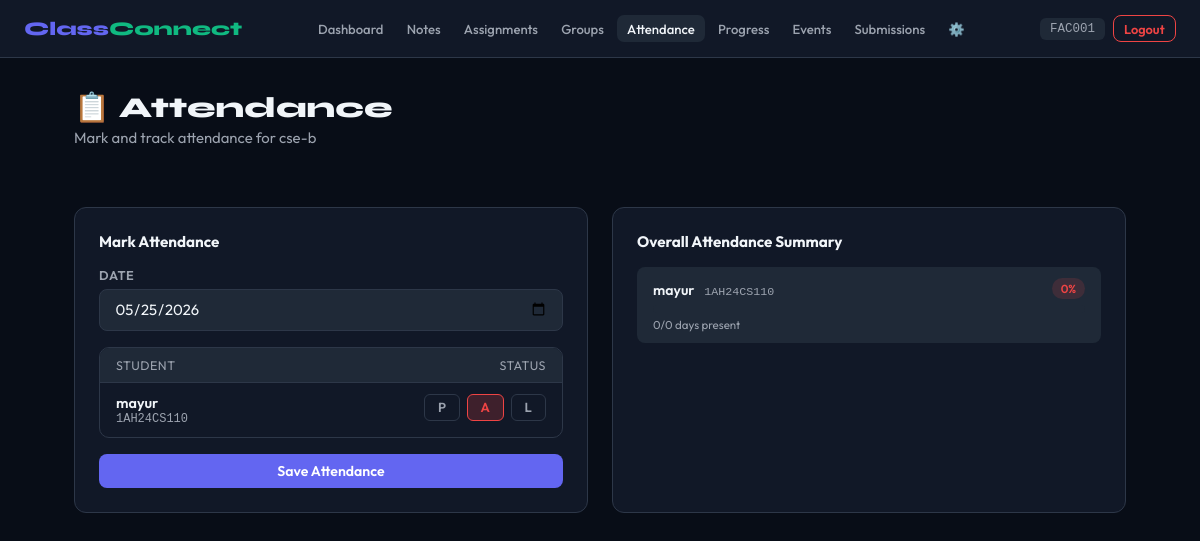
The page /teacher/attendance (signed in) on the database its author committed.
### tables this page shows
CREATE TABLE classes (
    id INTEGER PRIMARY KEY AUTOINCREMENT,
    name TEXT NOT NULL,
    teacher_id INTEGER NOT NULL,
    class_code TEXT UNIQUE NOT NULL,
    subject TEXT,
    created_at TIMESTAMP DEFAULT CURRENT_TIMESTAMP,
    FOREIGN KEY (teacher_id) REFERENCES users(id)
);

CREATE TABLE users (
    id INTEGER PRIMARY KEY AUTOINCREMENT,
    name TEXT NOT NULL,
    usn TEXT UNIQUE,               -- University Serial Number (students)
    staff_id TEXT UNIQUE,          -- Staff ID (teachers)
    email TEXT UNIQUE NOT NULL,    -- For Gmail notifications
    password TEXT NOT NULL,
    role TEXT CHECK(role IN ('teacher','student')) NOT NULL,
    created_at TIMESTAMP DEFAULT CURRENT_TIMESTAMP
);

### app.py (the view, shortened to what this page needs)
@app.route('/teacher/attendance', methods=['GET','POST'])
@teacher_required
def teacher_attendance():
    conn = get_db(); cls = get_teacher_class(conn)
    sel_date = request.args.get('date', date.today().isoformat())
    students = conn.execute(
        'SELECT u.id,u.name,u.usn FROM users u JOIN enrollments e ON u.id=e.student_id WHERE e.class_id=? ORDER BY u.name',
        (cls['id'],)).fetchall()
    existing = {}
    for row in conn.execute('SELECT student_id,status FROM attendance WHERE class_id=? AND date=?',(cls['id'],sel_date)).fetchall():
        existing[row['student_id']] = row['status']
    summary = conn.execute('''
        SELECT u.id,u.name,u.usn,
               SUM(CASE WHEN a.status='present' THEN 1 ELSE 0 END) as present_count,
               COUNT(a.id) as total_days
        FROM users u
        JOIN enrollments e ON u.id=e.student_id
        LEFT JOIN attendance a ON u.id=a.student_id AND a.class_id=e.class_id
        WHERE e.class_id=?
        GROUP BY u.id ORDER BY u.name''',(cls['id'],)).fetchall()
    conn.close()
    return render_template('teacher/attendance.html',
        cls=cls, students=students, sel_date=sel_date,
        existing=existing, summary=summary)

### app.py (called while the page is built)
def get_db():
    c = sqlite3.connect(DATABASE)
    c.row_factory = sqlite3.Row
    return c

def teacher_required(f):
    from functools import wraps
    @wraps(f)
    def decorated(*args, **kwargs):
        if session.get('role') != 'teacher': return redirect(url_for('login'))
        return f(*args, **kwargs)
    return decorated

def get_teacher_class(conn):
    return conn.execute('SELECT * FROM classes WHERE teacher_id=?', (session['user_id'],)).fetchone()

### templates/teacher/attendance.html (shortened to what this page needs)
{% extends "base.html" %}
{% block content %}
<div style="display:flex;justify-content:space-between;align-items:flex-start;flex-wrap:wrap;gap:1rem;margin-bottom:2rem">
  <div>
    <h1 class="page-title">📋 Attendance</h1>
    <p class="page-sub">Mark and track attendance for {{ cls.name }}</p>
  </div>
</div>
<div class="grid-2" style="margin-bottom:2rem">
  <div class="card">
    <div class="card-title">Mark Attendance</div>
    <form method="POST">
      <div class="form-group">
        <label>Date</label>
        <input type="date" name="att_date" value="{{ sel_date }}" required>
      </div>
      {% if students %}
      <div style="border:1px solid var(--border);border-radius:10px;overflow:hidden;margin-bottom:1rem">
        <div style="background:var(--surface2);padding:.6rem 1rem;font-size:.78rem;color:var(--muted);text-transform:uppercase;letter-spacing:.5px;display:grid;grid-template-columns:1fr auto">
          <span>Student</span><span>Status</span>
        </div>
        {% for s in students %}
        <div style="padding:.65rem 1rem;border-top:1px solid var(--border);display:flex;justify-content:space-between;align-items:center;gap:1rem">
          <div>
            <div style="font-weight:600;font-size:.9rem">{{ s.name }}</div>
            <div style="font-size:.75rem;color:var(--muted);font-family:monospace">{{ s.usn }}</div>
          </div>
          <div style="display:flex;gap:.4rem">
            {% set cur = existing.get(s.id, 'absent') %}
            <label class="att-label" for="p_{{ s.id }}">P</label>
            <label class="att-label" for="a_{{ s.id }}">A</label>
            <label class="att-label" for="l_{{ s.id }}">L</label>
          </div>
        </div>
        {% endfor %}
      </div>
      <button type="submit" class="btn btn-primary" style="width:100%;justify-content:center">Save Attendance</button>
      {% else %}
      <div class="empty"><div class="empty-icon">👥</div><p>No students enrolled yet.</p></div>
      {% endif %}
    </form>
  </div>
  <div class="card">
    <div class="card-title">Overall Attendance Summary</div>
    {% if summary %}
    <div style="display:grid;gap:.6rem">
      {% for s in summary %}
      {% set pct = ((s.present_count / s.total_days) * 100) | round | int if s.total_days > 0 else 0 %}
      <div style="background:var(--surface2);border-radius:8px;padding:.7rem 1rem">
        <div style="display:flex;justify-content:space-between;align-items:center;margin-bottom:.35rem">
          <div>
            <span style="font-weight:600;font-size:.88rem">{{ s.name }}</span>
            <span style="font-size:.73rem;color:var(--muted);font-family:monospace;margin-left:.4rem">{{ s.usn }}</span>
          </div>
          <span class="badge {% if pct >= 75 %}badge-green{% elif pct >= 50 %}badge-amber{% else %}badge-red{% endif %}">
            {{ pct }}%
          </span>
        </div>
        <div class="prog-bar">
        </div>
        <div style="font-size:.72rem;color:var(--muted);margin-top:.25rem">{{ s.present_count }}/{{ s.total_days }} days present</div>
      </div>
      {% endfor %}
    </div>
    {% else %}
    <div class="empty"><div class="empty-icon">📊</div><p>No attendance recorded yet.</p></div>
    {% endif %}
  </div>
</div>
{% endblock %}

### templates/base.html (shortened to what this page needs)
<!DOCTYPE html>
<html lang="en">
<head>
</head>
<body>
{% if session.user_id %}
<nav>
  <a class="nav-brand" href="/">Class<span>Connect</span></a>
  {% if session.role == 'teacher' %}
  <div class="nav-links">
    <a href="{{ url_for('teacher_dashboard') }}" {% if request.endpoint=='teacher_dashboard' %}class="active"{% endif %}>Dashboard</a>
    <a href="{{ url_for('teacher_notes') }}" {% if request.endpoint=='teacher_notes' %}class="active"{% endif %}>Notes</a>
    <a href="{{ url_for('teacher_assignments') }}" {% if request.endpoint=='teacher_assignments' %}class="active"{% endif %}>Assignments</a>
    <a href="{{ url_for('teacher_groups') }}" {% if request.endpoint=='teacher_groups' %}class="active"{% endif %}>Groups</a>
    <a href="{{ url_for('teacher_attendance') }}" {% if request.endpoint=='teacher_attendance' %}class="active"{% endif %}>Attendance</a>
    <a href="{{ url_for('teacher_progress') }}" {% if request.endpoint=='teacher_progress' %}class="active"{% endif %}>Progress</a>
    <a href="{{ url_for('teacher_events') }}" {% if request.endpoint=='teacher_events' %}class="active"{% endif %}>Events</a>
    <a href="{{ url_for('teacher_submissions') }}" {% if request.endpoint=='teacher_submissions' %}class="active"{% endif %}>Submissions</a>
    <a href="{{ url_for('teacher_settings') }}" {% if request.endpoint=='teacher_settings' %}class="active"{% endif %}>⚙️</a>
  </div>
  {% endif %}
  <div class="nav-right">
    <span class="nav-id">{{ session.usn or session.staff_id or session.name }}</span>
    <a href="{{ url_for('logout') }}" class="btn btn-sm btn-red">Logout</a>
  </div>
</nav>
{% endif %}
<div class="container">
  {% block content %}{% endblock %}
</div>
</body>
</html>

### templates/base.html (style rules this page uses)
*,*::before,*::after { box-sizing:border-box;margin:0;padding:0 }
:root { --bg:#080d17;--surface:#111827;--surface2:#1f2937;--border:#2d3748; --primary:#6366f1;--primary-h:#4f46e5;--green:#10b981;--amber:#f59e0b; --red:#ef4444;--text:#f1f5f9;--muted:#9ca3af;--radius:12px }
body { font-family:'Outfit',sans-serif;background:var(--bg);color:var(--text);min-height:100vh }
h1,h2,h3,h4 { font-family:'Syne',sans-serif }
a { text-decoration:none }
nav { background:var(--surface);border-bottom:1px solid var(--border);padding:0 1.5rem; display:flex;align-items:center;justify-content:space-between;height:58px;position:sticky;top:0;z-index:100 }
.nav-brand { font-family:'Syne',sans-serif;font-weight:800;font-size:1.2rem;color:var(--primary) }
.nav-brand span { color:var(--green) }
.nav-links { display:flex;gap:.15rem;align-items:center;flex-wrap:wrap }
.nav-links a { color:var(--muted);padding:.35rem .65rem;border-radius:7px;font-size:.82rem;font-weight:500;transition:all .2s }
.nav-links a:hover,.nav-links a.active { color:var(--text);background:var(--surface2) }
.nav-right { display:flex;align-items:center;gap:.5rem }
.nav-id { font-size:.78rem;color:var(--muted);padding:.25rem .6rem;background:var(--surface2);border-radius:6px;font-family:monospace }
.container { max-width:1100px;margin:0 auto;padding:2rem 1.5rem }
.page-title { font-size:1.8rem;font-weight:800;margin-bottom:.2rem }
.page-sub { color:var(--muted);margin-bottom:1.75rem;font-size:.93rem }
.card { background:var(--surface);border:1px solid var(--border);border-radius:var(--radius);padding:1.5rem }
.card-title { font-size:.95rem;font-weight:700;margin-bottom:1rem }
.grid-2 { display:grid;grid-template-columns:1fr 1fr;gap:1.5rem }
.form-group { margin-bottom:1rem }
label { display:block;font-size:.8rem;font-weight:600;color:var(--muted);margin-bottom:.35rem;text-transform:uppercase;letter-spacing:.5px }
input,textarea,select { width:100%;background:var(--surface2);border:1px solid var(--border);border-radius:8px; padding:.6rem .9rem;color:var(--text);font-family:'Outfit',sans-serif;font-size:.93rem;outline:none;transition:border-color .2s }
.btn { display:inline-flex;align-items:center;gap:.4rem;padding:.5rem 1.1rem;border-radius:8px; font-family:'Outfit',sans-serif;font-weight:600;font-size:.88rem;cursor:pointer;border:none;transition:all .2s }
.btn-primary { background:var(--primary);color:#fff }
.btn-red { background:transparent;color:var(--red);border:1px solid var(--red) }
.btn-sm { padding:.28rem .65rem;font-size:.8rem }
.badge { display:inline-block;padding:.18rem .55rem;border-radius:20px;font-size:.73rem;font-weight:600 }
.badge-red { background:rgba(239,68,68,.15);color:var(--red) }
.prog-bar { background:var(--surface2);border-radius:20px;height:8px;overflow:hidden;margin-top:.3rem }
.att-label { padding:.3rem .8rem;border-radius:6px;cursor:pointer;font-size:.82rem;font-weight:600;border:1px solid var(--border);color:var(--muted) }
.att-radio:checked+.att-label { border-color:transparent }
.att-radio[value="absent"]:checked+.att-label { background:rgba(239,68,68,.2);color:var(--red);border-color:var(--red) }

### rows shown on the page
classes: name "cse-b"
users: name "mayur", usn "1AH24CS110", pct "0", present_count "0", total_days "0"

### other values the page prints
{{ session.usn or session.staff_id or session.name }} "FAC001"
